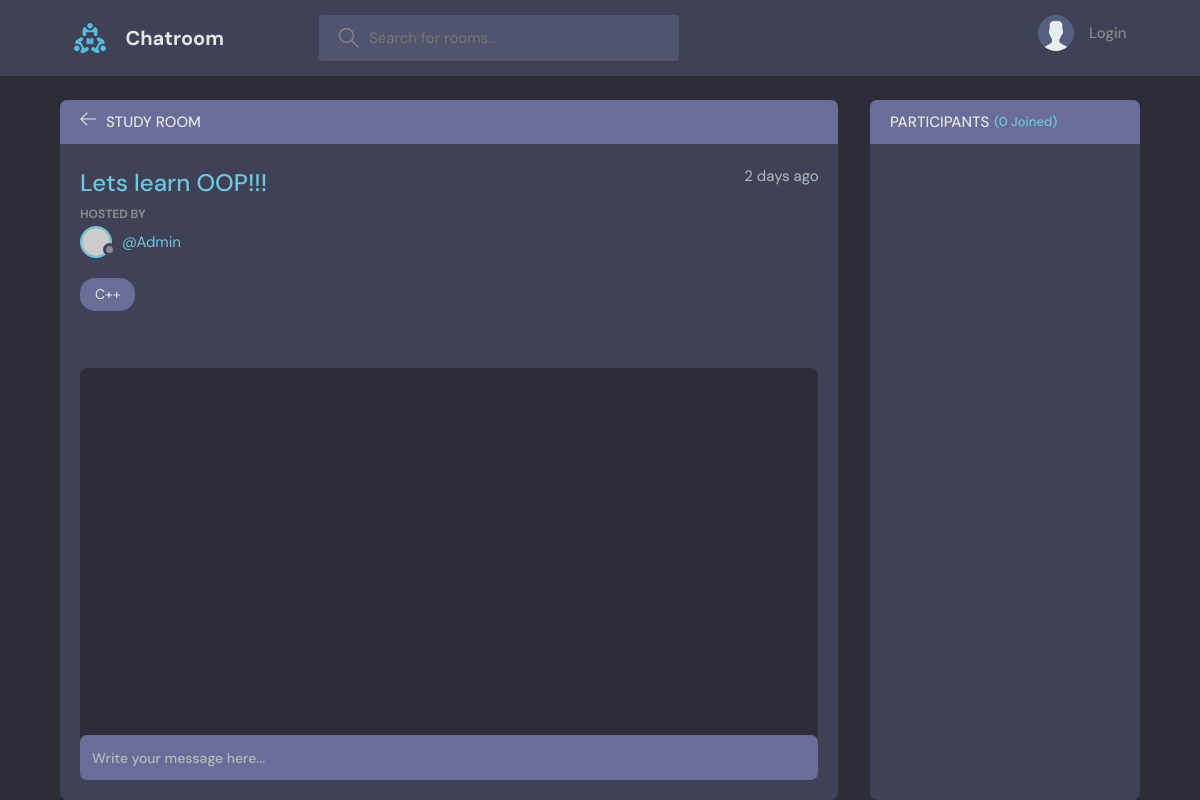
Before: /room/8/ with the older database file.
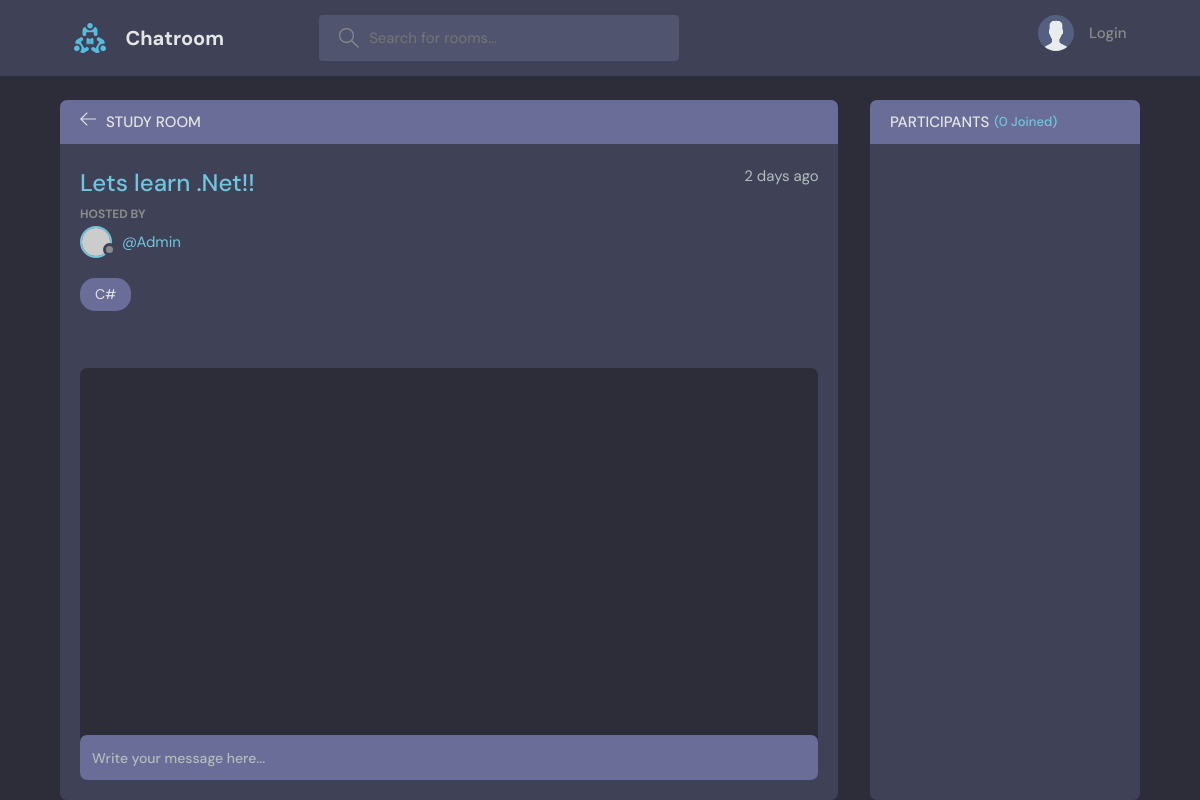
After: the same page with the newer database file.
### base/models.py (models this page shows, shortened)
class Room(models.Model):
    host = models.ForeignKey(User, on_delete=models.SET_NULL, null=True)
    topic = models.ForeignKey(Topic, on_delete=models.SET_NULL, null=True)
    name= models.CharField(max_length=200) # Meaning this can't be blank
    description = models.TextField(null=True, blank=True)
    participants = models.ManyToManyField(User,related_name='participants', blank=True)
    updated = models.DateTimeField(auto_now=True)
    created = models.DateTimeField(auto_now_add=True)
    class Meta:
        ordering = ['-updated', '-created']

class Topic(models.Model):
    name = models.CharField(max_length=200)
    def __str__(self):
        return self.name

### base/views.py (the view, shortened to what this page needs)
# urls.py: path('room/<str:pk>/', views.rooms, name="rooms"), # calling rooms function from views
def rooms(request, pk):
    room1 = Room.objects.get(id=pk)
    room_messages = room1.message_set.all()
    participants= room1.participants.all()
    context = {'room': room1, 'room_messages': room_messages,
    'participants': participants}
    return render(request, 'base/room.html', context)

### base/templates/base/room.html (shortened to what this page needs)
{% extends 'main.html' %}
{% block content %}
    <main class="profile-page layout layout--2">
      <div class="container">
        <div class="room">
          <div class="room__top">
            <div class="room__topLeft">
              <a href="{% url 'home' %}">
                <svg version="1.1" xmlns="http://www.w3.org/2000/svg" width="32" height="32" viewBox="0 0 32 32">
                  <title>arrow-left</title>
                  <path
                    d="M13.723 2.286l-13.723 13.714 13.719 13.714 1.616-1.611-10.96-10.96h27.625v-2.286h-27.625l10.965-10.965-1.616-1.607z"
                  ></path>
                </svg>
              </a>
              <h3>Study Room</h3>
            </div>
          </div>
          <div class="room__box scroll">
            <div class="room__header scroll">
              <div class="room__info">
                <h3>{{room.name}}</h3>
                <span>{{room.created|timesince}} ago</span>
              </div>
              <div class="room__hosted">
                <p>Hosted By</p>
                <a href="{% url 'user-profile' room.host.id %}" class="room__author">
                  <div class="avatar avatar--small">
                    <img src="https://randomuser.me/api/portraits/men/37.jpg" />
                  </div>
                  <span>@{{ room.host.username }}</span>
                </a>
              </div>
              <span class="room__topics">{{ room.topic }}</span>
            </div>
            <div class="room__conversation">
              <div class="threads scroll">
              </div>
            </div>
          </div>
          <div class="room__message">
            <form action="" method="POST">
              <input name="body" placeholder="Write your message here..." />
            </form>
          </div>
        </div>
        <div class="participants">
          <h3 class="participants__top">Participants <span>({{participants.count}} Joined)</span></h3>
          <div class="participants__list scroll">
          </div>
        </div>
      </div>
    </main>
{% endblock %}

### templates/main.html (shortened to what this page needs)
<!DOCTYPE html>
{% load static %}
<html lang="en">
  <head>
    <link rel="stylesheet" href="{% static 'styles/style.css' %}" />
  </head>
  <body>
    {% include 'navbar.html' %}
    {% block content %}
    {% endblock %}
  </body>
</html>

### templates/navbar.html (shortened to what this page needs)
{% load static %}
<header class="header header--loggedIn">
    <div class="container">
      <a href="{% url 'home' %}" class="header__logo">
        <img src="{% static 'images/logo.svg' %}" />
        <h1>Chatroom</h1>
      </a>
      <form class="header__search" method="GET" action="{% url 'home' %}">
        <label>
          <input name="q" placeholder="Search for rooms..." />
        </label>
      </form>
      <nav class="header__menu">
        {% if request.user.is_authenticated %}
        <div class="header__user">
          <a href="{% url 'update-user' %}">
            <div class="avatar avatar--medium active">
              <img src="https://randomuser.me/api/portraits/men/37.jpg" />
            </div>
            <p>{{request.user.username}}<span>@{{request.user.username}}</span></p>
          </a>
          <button class="dropdown-button">
            <svg version="1.1" xmlns="http://www.w3.org/2000/svg" width="32" height="32" viewBox="0 0 32 32">
              <title>chevron-down</title>
              <path d="M16 21l-13-13h-3l16 16 16-16h-3l-13 13z"></path>
            </svg>
          </button>
        </div>
        {% else %}
        <a href="{% url 'login' %}">
          <img src="{% static 'images/avatar.svg' %}" />
          <p>Login</p>
        </a>
        {% endif %}
      </nav>
    </div>
  </header>

Changed rows visible on the page:
changed Room "Admin": name "Lets learn OOP!!!" → "Lets learn .Net!!"; topic "C++" → "C#"
